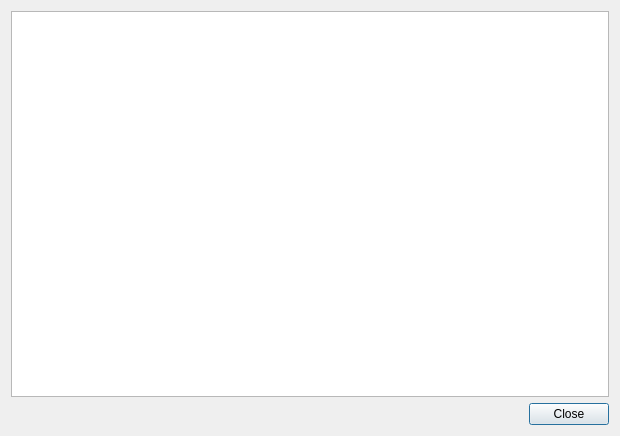
<?xml version="1.0" encoding="UTF-8"?>
<ui version="4.0">
 <class>EncryptTestDialog</class>
 <widget class="QDialog" name="EncryptTestDialog">
  <property name="geometry">
   <rect>
    <x>0</x>
    <y>0</y>
    <width>620</width>
    <height>436</height>
   </rect>
  </property>
  <property name="windowTitle">
   <string>PEM加密算法测试</string>
  </property>
  <layout class="QGridLayout" name="gridLayout">
   <item row="0" column="0">
    <widget class="QTableView" name="mapping_table_view"/>
   </item>
   <item row="1" column="0">
    <widget class="QDialogButtonBox" name="buttonBox">
     <property name="orientation">
      <enum>Qt::Horizontal</enum>
     </property>
     <property name="standardButtons">
      <set>QDialogButtonBox::Close</set>
     </property>
    </widget>
   </item>
  </layout>
 </widget>
 <resources/>
 <connections>
  <connection>
   <sender>buttonBox</sender>
   <signal>accepted()</signal>
   <receiver>EncryptTestDialog</receiver>
   <slot>accept()</slot>
   <hints>
    <hint type="sourcelabel">
     <x>248</x>
     <y>254</y>
    </hint>
    <hint type="destinationlabel">
     <x>157</x>
     <y>274</y>
    </hint>
   </hints>
  </connection>
  <connection>
   <sender>buttonBox</sender>
   <signal>rejected()</signal>
   <receiver>EncryptTestDialog</receiver>
   <slot>reject()</slot>
   <hints>
    <hint type="sourcelabel">
     <x>316</x>
     <y>260</y>
    </hint>
    <hint type="destinationlabel">
     <x>286</x>
     <y>274</y>
    </hint>
   </hints>
  </connection>
 </connections>
</ui>
